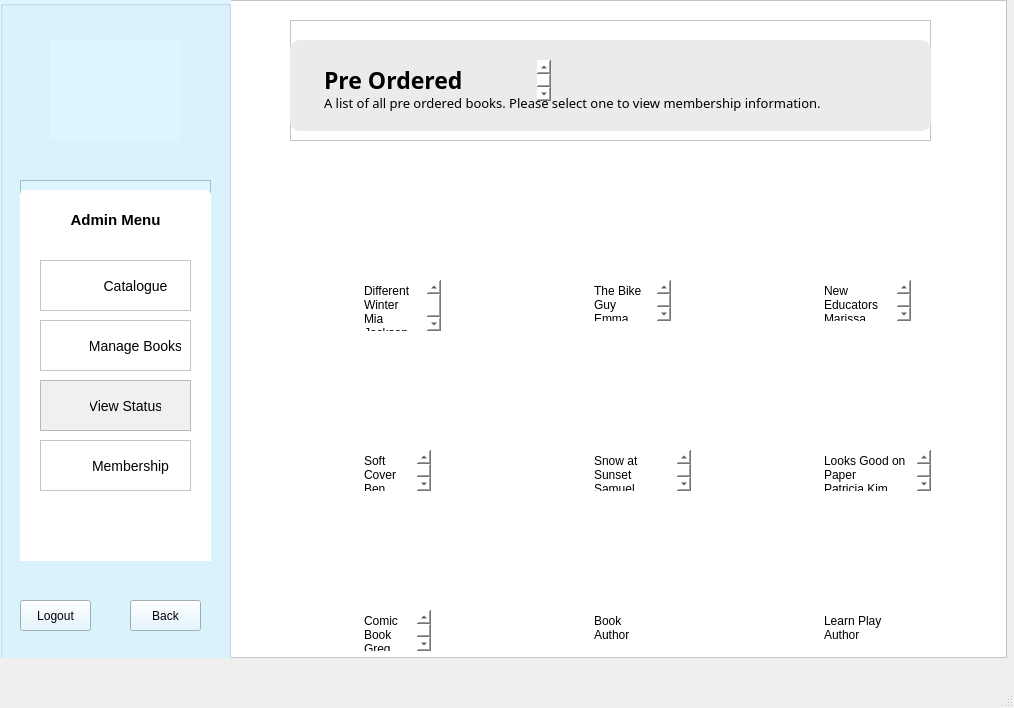
<?xml version="1.0" encoding="UTF-8"?>
<ui version="4.0">
 <class>AdminPreOrderedBooks</class>
 <widget class="QMainWindow" name="AdminPreOrderedBooks">
  <property name="geometry">
   <rect>
    <x>0</x>
    <y>0</y>
    <width>1014</width>
    <height>708</height>
   </rect>
  </property>
  <property name="windowTitle">
   <string>MainWindow</string>
  </property>
  <widget class="QWidget" name="centralwidget">
   <widget class="QFrame" name="frame">
    <property name="geometry">
     <rect>
      <x>0</x>
      <y>0</y>
      <width>1007</width>
      <height>658</height>
     </rect>
    </property>
    <property name="styleSheet">
     <string notr="true">background: white;</string>
    </property>
    <property name="frameShape">
     <enum>QFrame::StyledPanel</enum>
    </property>
    <property name="frameShadow">
     <enum>QFrame::Plain</enum>
    </property>
    <widget class="QGroupBox" name="menuPanel">
     <property name="geometry">
      <rect>
       <x>0</x>
       <y>0</y>
       <width>231</width>
       <height>671</height>
      </rect>
     </property>
     <property name="styleSheet">
      <string notr="true">background: rgb(220, 245, 255);</string>
     </property>
     <property name="title">
      <string/>
     </property>
     <widget class="QLabel" name="logo">
      <property name="geometry">
       <rect>
        <x>50</x>
        <y>40</y>
        <width>131</width>
        <height>101</height>
       </rect>
      </property>
      <property name="text">
       <string/>
      </property>
      <property name="pixmap">
       <pixmap>../../qt test/images/logo.png</pixmap>
      </property>
      <property name="scaledContents">
       <bool>true</bool>
      </property>
     </widget>
     <widget class="QFrame" name="menu">
      <property name="geometry">
       <rect>
        <x>20</x>
        <y>180</y>
        <width>191</width>
        <height>381</height>
       </rect>
      </property>
      <property name="frameShape">
       <enum>QFrame::StyledPanel</enum>
      </property>
      <property name="frameShadow">
       <enum>QFrame::Raised</enum>
      </property>
      <widget class="QListWidget" name="listWidget_2">
       <property name="geometry">
        <rect>
         <x>0</x>
         <y>10</y>
         <width>191</width>
         <height>401</height>
        </rect>
       </property>
       <property name="styleSheet">
        <string notr="true">background: white;
border-radius: 5px;</string>
       </property>
       <property name="frameShadow">
        <enum>QFrame::Raised</enum>
       </property>
      </widget>
      <widget class="QFrame" name="membership_1">
       <property name="geometry">
        <rect>
         <x>20</x>
         <y>260</y>
         <width>151</width>
         <height>51</height>
        </rect>
       </property>
       <property name="styleSheet">
        <string notr="true">background: white;</string>
       </property>
       <property name="frameShape">
        <enum>QFrame::StyledPanel</enum>
       </property>
       <property name="frameShadow">
        <enum>QFrame::Raised</enum>
       </property>
       <widget class="QLabel" name="label_8">
        <property name="geometry">
         <rect>
          <x>10</x>
          <y>10</y>
          <width>31</width>
          <height>31</height>
         </rect>
        </property>
        <property name="text">
         <string/>
        </property>
        <property name="pixmap">
         <pixmap>../../qt test/images/Icons/user.png</pixmap>
        </property>
        <property name="scaledContents">
         <bool>true</bool>
        </property>
       </widget>
       <widget class="QPushButton" name="membershipButton">
        <property name="geometry">
         <rect>
          <x>50</x>
          <y>10</y>
          <width>81</width>
          <height>31</height>
         </rect>
        </property>
        <property name="styleSheet">
         <string notr="true">QPushButton {
background: transparent;
font-size: 14px;
border: none;
}

QPushButton:hover {
	color: rgb(124, 204, 241);
}</string>
        </property>
        <property name="text">
         <string>Membership</string>
        </property>
       </widget>
      </widget>
      <widget class="QLabel" name="label">
       <property name="geometry">
        <rect>
         <x>0</x>
         <y>30</y>
         <width>191</width>
         <height>20</height>
        </rect>
       </property>
       <property name="layoutDirection">
        <enum>Qt::LeftToRight</enum>
       </property>
       <property name="styleSheet">
        <string notr="true">font-weight: bold;
background: white;
font-size: 15px;
</string>
       </property>
       <property name="text">
        <string>Admin Menu</string>
       </property>
       <property name="alignment">
        <set>Qt::AlignCenter</set>
       </property>
      </widget>
      <widget class="QFrame" name="manageBooks_1">
       <property name="geometry">
        <rect>
         <x>20</x>
         <y>200</y>
         <width>151</width>
         <height>51</height>
        </rect>
       </property>
       <property name="styleSheet">
        <string notr="true">background: rgb(240, 240, 240);</string>
       </property>
       <property name="frameShape">
        <enum>QFrame::StyledPanel</enum>
       </property>
       <property name="frameShadow">
        <enum>QFrame::Raised</enum>
       </property>
       <widget class="QLabel" name="label_7">
        <property name="geometry">
         <rect>
          <x>10</x>
          <y>10</y>
          <width>31</width>
          <height>31</height>
         </rect>
        </property>
        <property name="text">
         <string/>
        </property>
        <property name="pixmap">
         <pixmap>../../qt test/images/Icons/status.png</pixmap>
        </property>
        <property name="scaledContents">
         <bool>true</bool>
        </property>
       </widget>
       <widget class="QPushButton" name="status">
        <property name="geometry">
         <rect>
          <x>50</x>
          <y>10</y>
          <width>71</width>
          <height>31</height>
         </rect>
        </property>
        <property name="styleSheet">
         <string notr="true">QPushButton {
background: transparent;
font-size: 14px;
border: none;
}

QPushButton:hover {
	color: rgb(124, 204, 241);
}</string>
        </property>
        <property name="text">
         <string>View Status</string>
        </property>
       </widget>
      </widget>
      <widget class="QFrame" name="status_1">
       <property name="geometry">
        <rect>
         <x>20</x>
         <y>140</y>
         <width>151</width>
         <height>51</height>
        </rect>
       </property>
       <property name="styleSheet">
        <string notr="true">background: white;</string>
       </property>
       <property name="frameShape">
        <enum>QFrame::StyledPanel</enum>
       </property>
       <property name="frameShadow">
        <enum>QFrame::Raised</enum>
       </property>
       <widget class="QLabel" name="label_6">
        <property name="geometry">
         <rect>
          <x>10</x>
          <y>10</y>
          <width>31</width>
          <height>31</height>
         </rect>
        </property>
        <property name="text">
         <string/>
        </property>
        <property name="pixmap">
         <pixmap>../../qt test/images/Icons/book.png</pixmap>
        </property>
        <property name="scaledContents">
         <bool>true</bool>
        </property>
       </widget>
       <widget class="QPushButton" name="manageBooksButton">
        <property name="geometry">
         <rect>
          <x>50</x>
          <y>10</y>
          <width>91</width>
          <height>31</height>
         </rect>
        </property>
        <property name="styleSheet">
         <string notr="true">QPushButton {
background: transparent;
font-size: 14px;
border: none;
}

QPushButton:hover {
	color: rgb(124, 204, 241);
}</string>
        </property>
        <property name="text">
         <string>Manage Books</string>
        </property>
       </widget>
      </widget>
      <widget class="QFrame" name="status_2">
       <property name="geometry">
        <rect>
         <x>20</x>
         <y>80</y>
         <width>151</width>
         <height>51</height>
        </rect>
       </property>
       <property name="styleSheet">
        <string notr="true">background: white;</string>
       </property>
       <property name="frameShape">
        <enum>QFrame::StyledPanel</enum>
       </property>
       <property name="frameShadow">
        <enum>QFrame::Raised</enum>
       </property>
       <widget class="QLabel" name="label_5">
        <property name="geometry">
         <rect>
          <x>10</x>
          <y>10</y>
          <width>31</width>
          <height>31</height>
         </rect>
        </property>
        <property name="text">
         <string/>
        </property>
        <property name="pixmap">
         <pixmap>../../qt test/images/Icons/books.png</pixmap>
        </property>
        <property name="scaledContents">
         <bool>true</bool>
        </property>
       </widget>
       <widget class="QPushButton" name="catalogueButton">
        <property name="geometry">
         <rect>
          <x>60</x>
          <y>10</y>
          <width>71</width>
          <height>31</height>
         </rect>
        </property>
        <property name="styleSheet">
         <string notr="true">background: transparent;
font-size: 14px;
border: none;</string>
        </property>
        <property name="text">
         <string>Catalogue</string>
        </property>
        <property name="autoDefault">
         <bool>false</bool>
        </property>
       </widget>
      </widget>
     </widget>
     <widget class="QPushButton" name="back">
      <property name="geometry">
       <rect>
        <x>130</x>
        <y>600</y>
        <width>71</width>
        <height>31</height>
       </rect>
      </property>
      <property name="styleSheet">
       <string notr="true">/*QPushButton {
background: white;
}*/

QPushButton:hover {
	color: rgb(106, 146, 255);
}</string>
      </property>
      <property name="text">
       <string>Back</string>
      </property>
      <property name="icon">
       <iconset theme="go-previous">
        <normaloff>../../../../../AppData/Local/Temp/Temp1_library_information_system-master.zip/library_information_system-master/LIS</normaloff>../../../../../AppData/Local/Temp/Temp1_library_information_system-master.zip/library_information_system-master/LIS</iconset>
      </property>
     </widget>
     <widget class="QPushButton" name="logout">
      <property name="geometry">
       <rect>
        <x>20</x>
        <y>600</y>
        <width>71</width>
        <height>31</height>
       </rect>
      </property>
      <property name="styleSheet">
       <string notr="true">QPushButton:hover {
	color: rgb(106, 146, 255);
}</string>
      </property>
      <property name="text">
       <string>Logout</string>
      </property>
     </widget>
    </widget>
    <widget class="QFrame" name="heading_3">
     <property name="geometry">
      <rect>
       <x>290</x>
       <y>20</y>
       <width>641</width>
       <height>121</height>
      </rect>
     </property>
     <property name="frameShape">
      <enum>QFrame::StyledPanel</enum>
     </property>
     <property name="frameShadow">
      <enum>QFrame::Raised</enum>
     </property>
     <widget class="QPlainTextEdit" name="plainTextEdit_9">
      <property name="geometry">
       <rect>
        <x>0</x>
        <y>20</y>
        <width>641</width>
        <height>91</height>
       </rect>
      </property>
      <property name="styleSheet">
       <string notr="true">background: rgb(235, 235, 235);
border-radius: 10px;</string>
      </property>
      <property name="frameShadow">
       <enum>QFrame::Raised</enum>
      </property>
      <property name="plainText">
       <string/>
      </property>
     </widget>
     <widget class="QPlainTextEdit" name="plainTextEdit_10">
      <property name="geometry">
       <rect>
        <x>30</x>
        <y>40</y>
        <width>231</width>
        <height>41</height>
       </rect>
      </property>
      <property name="styleSheet">
       <string notr="true">font-family: Baloo 2;
font-weight: bold;
font-size: 23px;
background: transparent;</string>
      </property>
      <property name="frameShape">
       <enum>QFrame::NoFrame</enum>
      </property>
      <property name="plainText">
       <string>Pre Ordered Books</string>
      </property>
     </widget>
     <widget class="QPlainTextEdit" name="plainTextEdit_11">
      <property name="geometry">
       <rect>
        <x>30</x>
        <y>70</y>
        <width>521</width>
        <height>31</height>
       </rect>
      </property>
      <property name="styleSheet">
       <string notr="true">background: transparent;
font-family: Baloo 2;
font-size: 13px;</string>
      </property>
      <property name="frameShape">
       <enum>QFrame::NoFrame</enum>
      </property>
      <property name="plainText">
       <string>A list of all pre ordered books. Please select one to view membership information.</string>
      </property>
     </widget>
    </widget>
    <widget class="QLabel" name="label_9">
     <property name="geometry">
      <rect>
       <x>360</x>
       <y>170</y>
       <width>71</width>
       <height>111</height>
      </rect>
     </property>
     <property name="text">
      <string/>
     </property>
     <property name="pixmap">
      <pixmap>../../qt test/images/book-covers/book8.png</pixmap>
     </property>
     <property name="scaledContents">
      <bool>true</bool>
     </property>
    </widget>
    <widget class="QLabel" name="label_10">
     <property name="geometry">
      <rect>
       <x>820</x>
       <y>340</y>
       <width>71</width>
       <height>111</height>
      </rect>
     </property>
     <property name="text">
      <string/>
     </property>
     <property name="pixmap">
      <pixmap>../../qt test/images/book-covers/book5.png</pixmap>
     </property>
     <property name="scaledContents">
      <bool>true</bool>
     </property>
    </widget>
    <widget class="QLabel" name="label_11">
     <property name="geometry">
      <rect>
       <x>360</x>
       <y>340</y>
       <width>71</width>
       <height>111</height>
      </rect>
     </property>
     <property name="text">
      <string/>
     </property>
     <property name="pixmap">
      <pixmap>../../qt test/images/book-covers/book6.png</pixmap>
     </property>
     <property name="scaledContents">
      <bool>true</bool>
     </property>
    </widget>
    <widget class="QLabel" name="label_12">
     <property name="geometry">
      <rect>
       <x>820</x>
       <y>170</y>
       <width>71</width>
       <height>111</height>
      </rect>
     </property>
     <property name="text">
      <string/>
     </property>
     <property name="pixmap">
      <pixmap>../../qt test/images/book-covers/book4.png</pixmap>
     </property>
     <property name="scaledContents">
      <bool>true</bool>
     </property>
    </widget>
    <widget class="QLabel" name="label_13">
     <property name="geometry">
      <rect>
       <x>590</x>
       <y>170</y>
       <width>71</width>
       <height>111</height>
      </rect>
     </property>
     <property name="text">
      <string/>
     </property>
     <property name="pixmap">
      <pixmap>../../qt test/images/book-covers/book2.png</pixmap>
     </property>
     <property name="scaledContents">
      <bool>true</bool>
     </property>
    </widget>
    <widget class="QLabel" name="label_14">
     <property name="geometry">
      <rect>
       <x>590</x>
       <y>340</y>
       <width>71</width>
       <height>111</height>
      </rect>
     </property>
     <property name="text">
      <string/>
     </property>
     <property name="pixmap">
      <pixmap>../../qt test/images/book-covers/book10.png</pixmap>
     </property>
     <property name="scaledContents">
      <bool>true</bool>
     </property>
    </widget>
    <widget class="QLabel" name="label_15">
     <property name="geometry">
      <rect>
       <x>360</x>
       <y>500</y>
       <width>71</width>
       <height>111</height>
      </rect>
     </property>
     <property name="text">
      <string/>
     </property>
     <property name="pixmap">
      <pixmap>../../qt test/images/book-covers/book16.png</pixmap>
     </property>
     <property name="scaledContents">
      <bool>true</bool>
     </property>
    </widget>
    <widget class="QLabel" name="label_16">
     <property name="geometry">
      <rect>
       <x>590</x>
       <y>500</y>
       <width>71</width>
       <height>111</height>
      </rect>
     </property>
     <property name="text">
      <string/>
     </property>
     <property name="pixmap">
      <pixmap>../../qt test/images/book-covers/book11.png</pixmap>
     </property>
     <property name="scaledContents">
      <bool>true</bool>
     </property>
    </widget>
    <widget class="QLabel" name="label_17">
     <property name="geometry">
      <rect>
       <x>820</x>
       <y>500</y>
       <width>71</width>
       <height>111</height>
      </rect>
     </property>
     <property name="text">
      <string/>
     </property>
     <property name="pixmap">
      <pixmap>../../qt test/images/book-covers/book15.png</pixmap>
     </property>
     <property name="scaledContents">
      <bool>true</bool>
     </property>
    </widget>
    <widget class="QPlainTextEdit" name="plainTextEdit">
     <property name="geometry">
      <rect>
       <x>360</x>
       <y>280</y>
       <width>81</width>
       <height>51</height>
      </rect>
     </property>
     <property name="styleSheet">
      <string notr="true">font: 6pt &quot;Segoe UI&quot;;
border-color: qlineargradient(spread:pad, x1:0, y1:0, x2:0.034, y2:0.017, stop:0 rgba(255, 255, 255, 255));</string>
     </property>
     <property name="frameShape">
      <enum>QFrame::NoFrame</enum>
     </property>
     <property name="frameShadow">
      <enum>QFrame::Plain</enum>
     </property>
     <property name="plainText">
      <string>Different Winter
Mia Jackson</string>
     </property>
    </widget>
    <widget class="QPlainTextEdit" name="plainTextEdit_2">
     <property name="geometry">
      <rect>
       <x>360</x>
       <y>610</y>
       <width>71</width>
       <height>41</height>
      </rect>
     </property>
     <property name="styleSheet">
      <string notr="true">font: 6pt &quot;Segoe UI&quot;;</string>
     </property>
     <property name="frameShape">
      <enum>QFrame::NoFrame</enum>
     </property>
     <property name="frameShadow">
      <enum>QFrame::Plain</enum>
     </property>
     <property name="plainText">
      <string>Comic Book
Greg Harold</string>
     </property>
    </widget>
    <widget class="QPlainTextEdit" name="plainTextEdit_3">
     <property name="geometry">
      <rect>
       <x>820</x>
       <y>610</y>
       <width>81</width>
       <height>41</height>
      </rect>
     </property>
     <property name="styleSheet">
      <string notr="true">font: 6pt &quot;Segoe UI&quot;;</string>
     </property>
     <property name="frameShape">
      <enum>QFrame::NoFrame</enum>
     </property>
     <property name="frameShadow">
      <enum>QFrame::Plain</enum>
     </property>
     <property name="plainText">
      <string>Learn Play
Author</string>
     </property>
    </widget>
    <widget class="QPlainTextEdit" name="plainTextEdit_4">
     <property name="geometry">
      <rect>
       <x>590</x>
       <y>610</y>
       <width>71</width>
       <height>41</height>
      </rect>
     </property>
     <property name="styleSheet">
      <string notr="true">font: 6pt &quot;Segoe UI&quot;;</string>
     </property>
     <property name="frameShape">
      <enum>QFrame::NoFrame</enum>
     </property>
     <property name="frameShadow">
      <enum>QFrame::Plain</enum>
     </property>
     <property name="plainText">
      <string>Book
Author</string>
     </property>
    </widget>
    <widget class="QPlainTextEdit" name="plainTextEdit_5">
     <property name="geometry">
      <rect>
       <x>360</x>
       <y>450</y>
       <width>71</width>
       <height>41</height>
      </rect>
     </property>
     <property name="styleSheet">
      <string notr="true">font: 6pt &quot;Segoe UI&quot;;</string>
     </property>
     <property name="frameShape">
      <enum>QFrame::NoFrame</enum>
     </property>
     <property name="frameShadow">
      <enum>QFrame::Plain</enum>
     </property>
     <property name="plainText">
      <string>Soft Cover
Ben Scott</string>
     </property>
    </widget>
    <widget class="QPlainTextEdit" name="plainTextEdit_6">
     <property name="geometry">
      <rect>
       <x>820</x>
       <y>450</y>
       <width>111</width>
       <height>41</height>
      </rect>
     </property>
     <property name="styleSheet">
      <string notr="true">font: 6pt &quot;Segoe UI&quot;;</string>
     </property>
     <property name="frameShape">
      <enum>QFrame::NoFrame</enum>
     </property>
     <property name="frameShadow">
      <enum>QFrame::Plain</enum>
     </property>
     <property name="plainText">
      <string>Looks Good on Paper
Patricia Kim</string>
     </property>
    </widget>
    <widget class="QPlainTextEdit" name="plainTextEdit_7">
     <property name="geometry">
      <rect>
       <x>820</x>
       <y>280</y>
       <width>91</width>
       <height>41</height>
      </rect>
     </property>
     <property name="styleSheet">
      <string notr="true">font: 6pt &quot;Segoe UI&quot;;</string>
     </property>
     <property name="frameShape">
      <enum>QFrame::NoFrame</enum>
     </property>
     <property name="frameShadow">
      <enum>QFrame::Plain</enum>
     </property>
     <property name="plainText">
      <string>New Educators
Marissa Pullman</string>
     </property>
    </widget>
    <widget class="QPlainTextEdit" name="plainTextEdit_8">
     <property name="geometry">
      <rect>
       <x>590</x>
       <y>280</y>
       <width>81</width>
       <height>41</height>
      </rect>
     </property>
     <property name="styleSheet">
      <string notr="true">font: 6pt &quot;Segoe UI&quot;;</string>
     </property>
     <property name="frameShape">
      <enum>QFrame::NoFrame</enum>
     </property>
     <property name="frameShadow">
      <enum>QFrame::Plain</enum>
     </property>
     <property name="plainText">
      <string>The Bike Guy
Emma Mayers</string>
     </property>
    </widget>
    <widget class="QPlainTextEdit" name="plainTextEdit_12">
     <property name="geometry">
      <rect>
       <x>590</x>
       <y>450</y>
       <width>101</width>
       <height>41</height>
      </rect>
     </property>
     <property name="styleSheet">
      <string notr="true">font: 6pt &quot;Segoe UI&quot;;</string>
     </property>
     <property name="frameShape">
      <enum>QFrame::NoFrame</enum>
     </property>
     <property name="frameShadow">
      <enum>QFrame::Plain</enum>
     </property>
     <property name="plainText">
      <string>Snow at Sunset
Samuel Herseingtn</string>
     </property>
    </widget>
   </widget>
  </widget>
  <widget class="QMenuBar" name="menubar">
   <property name="geometry">
    <rect>
     <x>0</x>
     <y>0</y>
     <width>1014</width>
     <height>21</height>
    </rect>
   </property>
  </widget>
  <widget class="QStatusBar" name="statusbar"/>
 </widget>
 <resources/>
 <connections/>
</ui>
